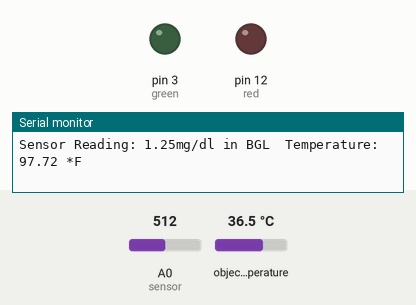
Simulated run of this sketch. Board: Arduino Uno, built with avr-gcc and run on an emulated ATmega328P. Parts: output pins drawn as LEDs (lit = HIGH), the last lines printed to the serial monitor. The test bench sets the inputs (shaded band); at power-on: A0 (sensor) = 512, object temperature 36.5 °C.

Above: at 1.8 s.
1.9 s: A0 (sensor) set to 204
3.5 s: A0 (sensor) set to 179
5.0 s: A0 (sensor) set to 164
6.5 s: A0 (sensor) set to 135
At 7.9 s:
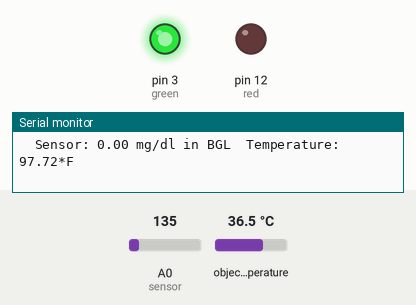
8.6 s: A0 (sensor) set to 306
At 12.3 s:
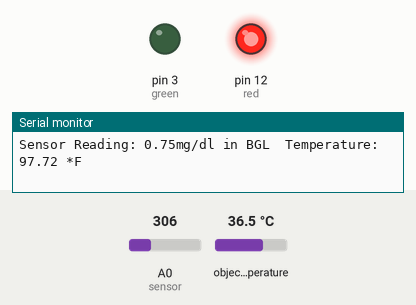
12.6 s: A0 (sensor) set to 122
At 14.2 s:
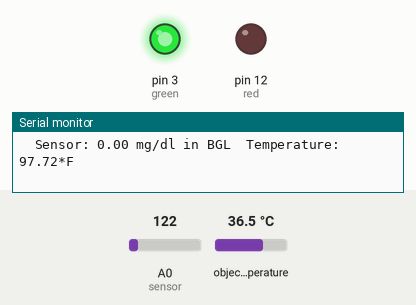
Timing chart, 0 to 15.7 s (numbered marks = the images above; inputs shaded):
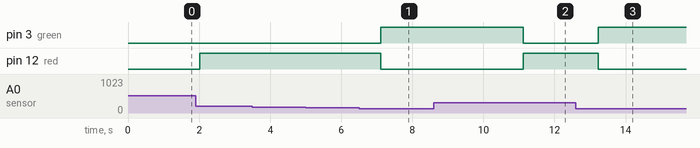

The sketch:

Breath_Analyzer-Diebatic.ino
```cpp
#include <Adafruit_MLX90614.h>
Adafruit_MLX90614 mlx = Adafruit_MLX90614();

float BGL, Volt;
int sensorValue, red=12, green=3, cntr=0;
int senstivity= 150; // decrease the value for batter sensitivity
void setup() {
  pinMode(green, OUTPUT);
  pinMode(red, OUTPUT);
  digitalWrite(green, LOW);
  digitalWrite(red, LOW);
  Serial.begin(9600);
  while (!Serial);
  Serial.println(F("Breath Analyzer"));

  if (!mlx.begin()) {
    Serial.println(F("Error connecting to Temperature sensor. Check wiring."));
    while (1);
  };
}

void loop() {
  sensorValue = analogRead(A0); // Figaro sensor
  Volt = sensorValue*5.0/1024.0;

  if(sensorValue>=senstivity)
  {
//    Serial.print(F(String("Raw Data: "))+ sensorValue);

    BGL = ((158.12 * Volt) - senstivity)/6;
//    Serial.print(F("  BGL: "));
//    Serial.print(F(BGL));
//    Serial.println(F(" mg/dl"));
    if(BGL>=0.00)
    {
       Serial.print(F("Sensor Reading: "));
      Serial.print(Volt/2.00);
      Serial.print(F("mg/dl in BGL"));
      BGL =BGL /4;
      Serial.print(F("\tTemperature: "));
      Serial.print(mlx.readObjectTempF());
      Serial.println(F(" *F"));
      cntr++;
    if(cntr==3)
    {
      digitalWrite(green, LOW);
      digitalWrite(red, HIGH);
      delay(100);
    }
    }

  }
  else
  {
    Volt=0;
    BGL=0;
//    Serial.print(String("Raw Data: ")+ sensorValue);
    Serial.print(F("\tSensor: "));
    Serial.print(Volt);
    Serial.print(F(" mg/dl in BGL"));
    Serial.print(F("\tTemperature: "));
    Serial.print(mlx.readObjectTempF());
    Serial.println(F("*F"));
    Serial.println();
    digitalWrite(green, HIGH);
    digitalWrite(red, LOW);
    cntr=0;
  }
  delay(1000);        // delay in between reads for stability
}
```

Measured:
- the behaviour switches between 150 and 149 on A0 (sensor) (found by bisection; images 0 and 1)
- after the input at 3.5 s, every drawn part: stays the same
- after the input at 5.0 s, every drawn part: stays the same
- after the input at 6.5 s, pin 3 (green): LOW → HIGH after 0.62 s; pin 12 (red): HIGH → LOW after 0.62 s
- after the input at 8.6 s, pin 3 (green): HIGH → LOW after 2.5 s; pin 12 (red): LOW → HIGH after 2.5 s
- after the input at 12.6 s, pin 3 (green): LOW → HIGH after 0.63 s; pin 12 (red): HIGH → LOW after 0.63 s
